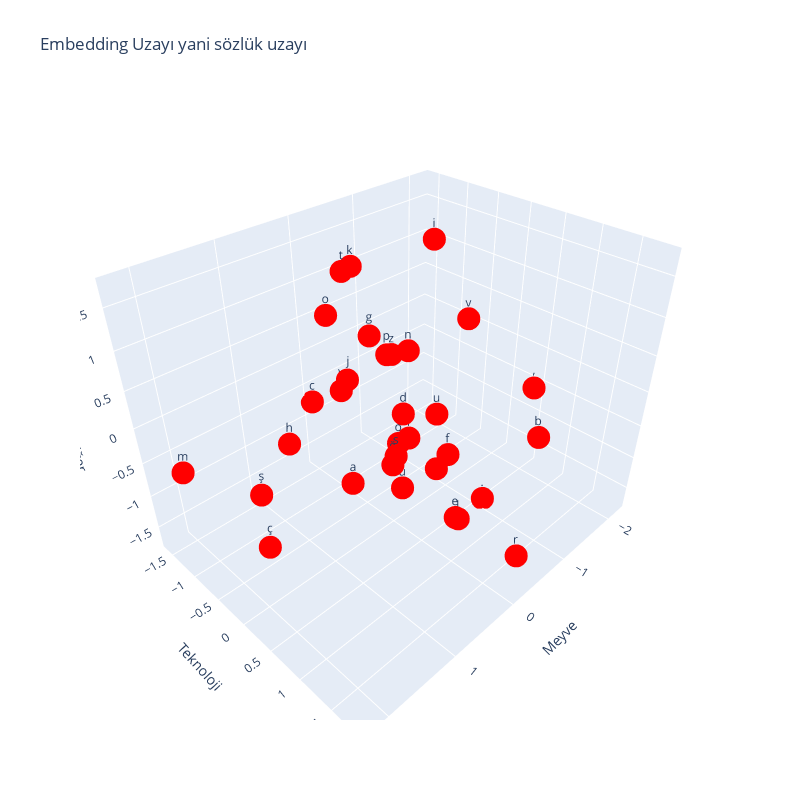

The code cell stored with this chart in its notebook:
### Code cell
dots_data = [
  {
    "dots": untrained_weights,
    "color": "blue",
    "labels": [letters[i] for i in range(32)]
  },
  {
    "dots": trained_weights,
    "color": "red",
    "labels": [letters[i] for i in range(32)]
  }
]

plot_dots(dots_data, "Embedding Uzayı yani sözlük uzayı")

### Figure 1 — Plotly figure (JSON) as saved in the notebook; plotly's stock layout.template omitted (floating-point values rounded to 4 significant figures)
{"data": [{"hoverinfo": "text", "marker": {"color": "blue", "size": 8}, "mode": "markers+text", "text": ["a", "b", "c", "ç", "d", "e", "f", "g", "ğ", "h", "ı", "i", "j", "k", "l", "m", "n", "o", "ö", "p", "r", "s", "ş", "t", "u", "ü", "v", "y", "z", " ", ".", ","], "type": "scatter3d", "x": [1.927, -2.106, -0.04307, 1.649, -0.7279, 0.7624, -0.4974, 1.078, 1.279, 1.335, -0.2516, -0.8712, 0.3189, -0.7746, -0.8798, 2.123, -0.9138, 0.5258, -0.814, 0.036, -0.09781, 1.384, 2.218, -0.1973, -0.1722, 0.4263, -2.206, -0.3387, 0.5362, 0.05164, -1.049, -0.8278], "y": [1.487, 0.6784, -1.605, -0.3925, -0.5594, 1.642, 0.4396, 0.8008, 1.296, -0.2316, 0.8599, -0.2234, -0.4245, -1.558, -0.6011, -1.235, -0.6581, -0.488, -0.736, -0.06348, 1.845, 1.445, 0.5232, -1.055, 0.5238, 0.575, -0.7508, -1.341, 0.5246, 0.744, 0.6039, 1.335], "z": [0.9007, -1.235, -0.7521, -1.404, -0.7688, -0.1596, -0.7581, 1.681, 0.6105, 0.04176, -1.385, 1.717, 0.3057, 0.9956, -1.274, -0.4879, 0.07802, 1.191, -1.403, 0.6756, -1.185, 0.8564, 0.3466, 1.278, 0.05662, -0.6417, 0.01087, -0.5854, 1.141, -0.4816, -1.722, 0.4835]}, {"hoverinfo": "text", "marker": {"color": "red", "size": 8}, "mode": "markers+text", "text": ["a", "b", "c", "ç", "d", "e", "f", "g", "ğ", "h", "ı", "i", "j", "k", "l", "m", "n", "o", "ö", "p", "r", "s", "ş", "t", "u", "ü", "v", "y", "z", " ", ".", ","], "type": "scatter3d", "x": [1.927, -2.106, -0.04307, 1.649, -0.7279, 0.7624, -0.4974, 1.078, 1.279, 1.335, -0.2516, -0.8712, 0.3189, -0.7746, -0.8798, 2.123, -0.9138, 0.5258, -0.814, 0.036, -0.09781, 1.384, 2.218, -0.1973, -0.1722, 0.4263, -2.206, -0.3387, 0.5362, 0.05164, -1.049, -0.8278], "y": [1.487, 0.6784, -1.605, -0.3925, -0.5594, 1.642, 0.4396, 0.8008, 1.296, -0.2316, 0.8599, -0.2234, -0.4245, -1.558, -0.6011, -1.235, -0.6581, -0.488, -0.736, -0.06348, 1.845, 1.445, 0.5232, -1.055, 0.5238, 0.575, -0.7508, -1.341, 0.5246, 0.744, 0.6039, 1.335], "z": [0.9007, -1.235, -0.7521, -1.404, -0.7688, -0.1596, -0.7581, 1.681, 0.6105, 0.04176, -1.385, 1.717, 0.3057, 0.9956, -1.274, -0.4879, 0.07802, 1.191, -1.403, 0.6756, -1.185, 0.8564, 0.3466, 1.278, 0.05662, -0.6417, 0.01087, -0.5854, 1.141, -0.4816, -1.722, 0.4835]}], "layout": {"height": 800, "scene": {"xaxis": {"title": {"text": "Meyve"}}, "yaxis": {"title": {"text": "Teknoloji"}}, "zaxis": {"title": {"text": "Diğer"}}}, "showlegend": false, "title": {"text": "Embedding Uzayı yani sözlük uzayı"}, "width": 800}}
